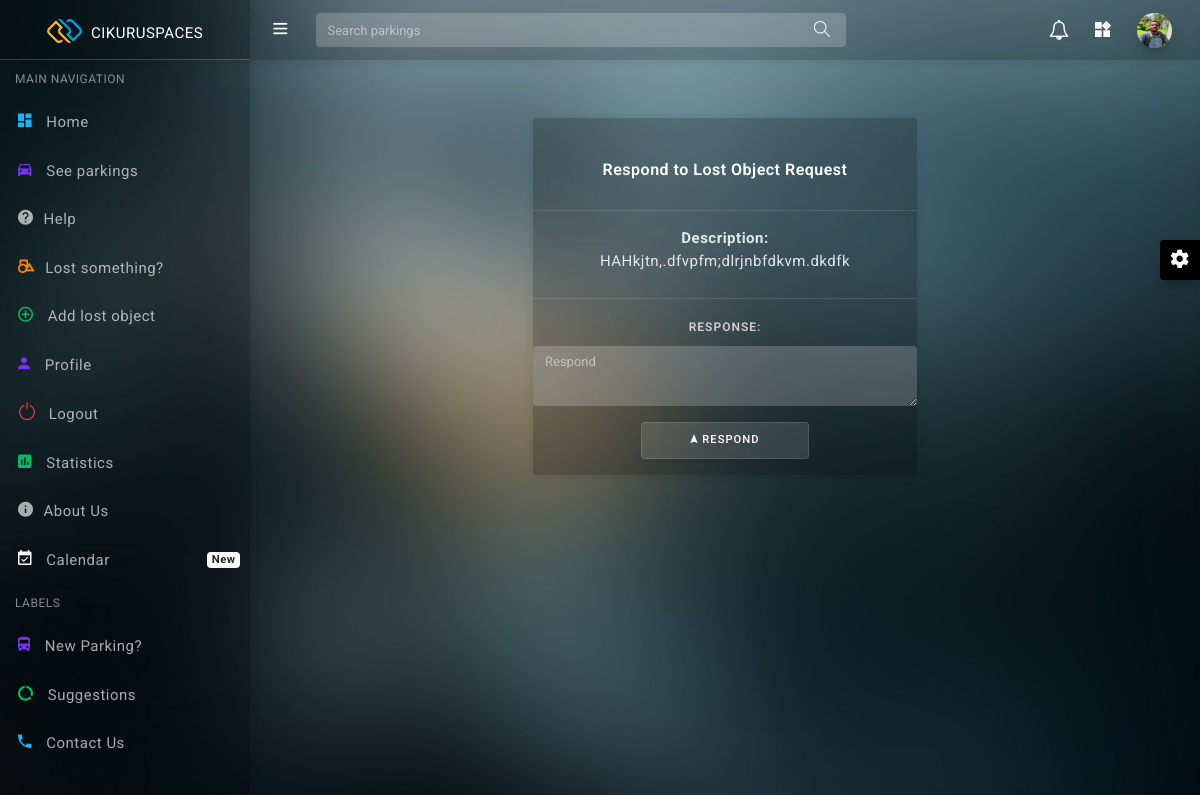
The app's page /respond_to_lost_request/7/ (signed in), older data.
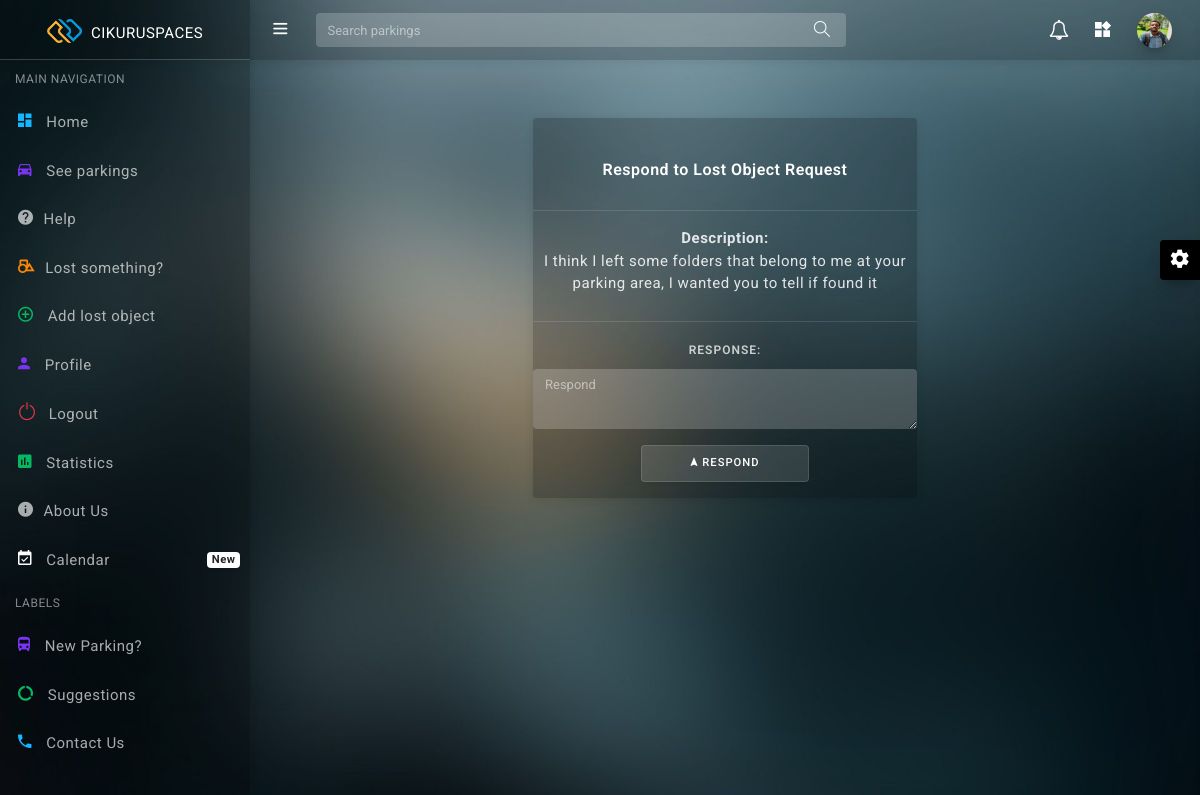
The same page, newer data.
### park/models.py (models this page shows, shortened)
class LostRequest(models.Model):
    user = models.ForeignKey(User, on_delete=models.CASCADE)
    parking_area = models.CharField(max_length=100)
    date = models.DateField()
    photo = models.ImageField(upload_to='lost_requests/')
    description = models.TextField(blank=True, null=True)
    response = models.TextField(blank=True, null=True)
    is_responded = models.BooleanField(default=False)

### park/views.py (the view)
# urls.py: path('respond_to_lost_request/<int:pk>/', views.respond_to_lost_request, name='respond_to_lost_request'),
@user_passes_test(lambda u: u.groups.filter(name='ParkingManager').exists())
def respond_to_lost_request(request, pk):
    lost_request = get_object_or_404(LostRequest, pk=pk)
    if request.method == 'POST':
        response = request.POST.get('response')
        lost_request.response = response
        lost_request.is_responded = True
        lost_request.save()
        return redirect('found_objects')
    context = {
        'lost_request': lost_request,
    }
    return render(request, 'park/lost_object_response_form.html', context)

### park/templates/park/lost_object_response_form.html (shortened to what this page needs)
{% extends 'new_main.html' %}
{% block content %}
{% load static %}
<div class="card mx-auto card-authentication1 my-2">
    <div class="card-body"></div>
    <div class="card-title text-center">Respond to Lost Object Request</div>
    <hr>
    <p class="card-text text-center"><strong>Description: <br></strong>{{ lost_request.description }}</p>
    <hr>
    <form method="POST" enctype="multipart/form-data">
    <div class="form-group text-center">
        <label for="input-2">Response:</label>
        <textarea type="text" class="form-control" name="response" id="input-2" placeholder="Respond" required></textarea>
    </div>
    <div class="form-group text-center">
     <button type="submit" class="btn btn-light px-5"><i class="zmdi zmdi-navigation"></i> Respond</button>
    </div>
   </form>
</div>
  {% endblock %}

Row changes from the older to the newer data that the page shows:
changed LostRequest: description "HAHkjtn,.dfvpfm;dlrjnbfdkvm.dkdfk" → "I think I left some folders that belong to me at your parking area, I wanted you to tell if found it"
